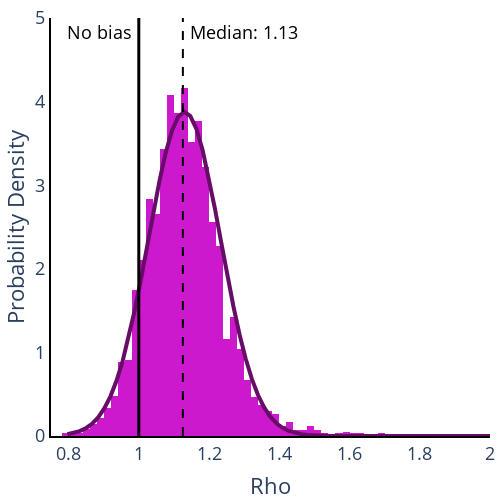

Write notebook code for a chart like this one.
### Code cell
'''FIGURES'''

# import the data, convert
#df_eps_rho_chetty = pd.read_csv('EpsRhoCalcs.csv')[['county', 'county_name', 'exposure_grp_mem_county', 'exposure_grp_mem_high_county', 'bias_grp_mem_county', 'bias_grp_mem_high_county', 'Epsilon', 'EpsilonHigh', 'Rho', 'RhoHigh']].dropna()
#df_eps_rho_chetty = df_eps_rho_chetty.apply(pd.to_numeric, errors='ignore')


vars = ['Epsilon', 'Rho']# 'EpsilonHigh', 'Rho', 'RhoHigh']
figs = []
titles = []

for var in vars:
    # Winsorize at the 0.5% level
    qabove = df_eps_rho_chetty[var].quantile(0.005)
    qbelow = df_eps_rho_chetty[var].quantile(0.995)
    print(qbelow, qabove)

    df_eps_rho_chetty_var = df_eps_rho_chetty[(df_eps_rho_chetty[var] >= df_eps_rho_chetty[var].quantile(0.005)) & (df_eps_rho_chetty[var] <= df_eps_rho_chetty[var].quantile(0.995))]


    #calculate mean and variance
    mu, std = norm.fit(df_eps_rho_chetty_var[var])

    # Shapiro Wilk test (want p<0.05)
    stat, p = shapiro(df_eps_rho_chetty_var[var])

    # count share below 1
    below_one_share = len([x for x in list(df_eps_rho_chetty_var[var]) if x < 1]) / len(list(df_eps_rho_chetty_var[var]))

    fig_title = f'{var} density plot<br>Winsorised at 0.5% level<br>Normal distribution: mean={round(mu,3)}, se={round(std, 3)}<br>Shapiro-Wilk stat and prob: {format(stat, ".3f")}, {"{:.1e}".format(p)}<br>Prob <1: {round(below_one_share, 3)}'

    # Create a histogram of the column
    fig = px.histogram(df_eps_rho_chetty, x=var, nbins=100, opacity=0.9, marginal=None, histnorm='probability density', width=600, height=600)#, color=df_eps_rho_chetty[var + 'Color'])

    # Add a normal distribution curve to the histogram
    x_axis = np.linspace(df_eps_rho_chetty[var].min(), df_eps_rho_chetty[var].max(), 100)
    y_axis = norm.pdf(x_axis, mu, std)
    curve = go.Scatter(x=x_axis, y=y_axis, mode='lines', line=dict(width=2, color='black'), name=f'Normal Distribution: ', showlegend=False)
    fig.add_trace(curve)

    figs.append(fig)
    titles.append(fig_title)

for var in vars:
    stat, p = shapiro(df_eps_rho_chetty[var])
    print(f'{var} has a SW stat of {format(stat, ".3f")} with p-value {"{:.1e}".format(p)}')

fig_eps_dist, fig_rho_dist = figs



# improve the exp distribution plot
fig_eps_dist.update_layout(    
    title = None, 
    font=dict(size = 18),
    xaxis_title = 'Epsilon', 
    yaxis_title = 'Probability Density',
    width = 500, height = 500,
    showlegend = True, 
    legend=dict(x=0.75,y=0.65),
    legend_title_text = '',
    xaxis_range = [0.25,4],
    yaxis_range = [0,1],
    margin=dict(b=5,l=5,r=5,t=5),
    xaxis = dict(showgrid = False, showline = True, linecolor = 'rgb(0,0,0)', linewidth = 2), 
    yaxis = dict(showgrid = False, showline = True, linecolor = 'rgb(0,0,0)', linewidth = 2),
    plot_bgcolor='rgba(0,0,0,0)')

fig_eps_dist.update_traces(marker=dict(color='rgb(0,200,50)'), selector=dict(type='histogram'))
fig_eps_dist.update_traces(line=dict(color='rgb(6, 52, 17)'), selector=dict(type='scatter'), line_width = 4)


eps_median = df_eps_rho_chetty['Epsilon'].median()

fig_eps_dist.add_vline(x=1, line=dict(color='black'), annotation_text = 'No bias ', annotation_position='top left', line_width=3, annotation_font_color='black')
fig_eps_dist.add_vline(x=eps_median, line=dict(color='black'), line_dash='dash', annotation_position='top right', line_width=2, annotation_text = f' Median: {round(eps_median, 2)}', annotation_font_color='black')


# improve the rho distribution plot
fig_rho_dist.update_layout(    
    title = None, 
    font=dict(size = 18),
    xaxis_title = 'Rho', 
    yaxis_title = 'Probability Density',
    width = 500, height = 500,
    showlegend = True, 
    legend=dict(x=0.75,y=0.65),
    legend_title_text = '',
    xaxis_range = [0.75,2],
    yaxis_range = [0,5],
    margin=dict(b=5,l=5,r=5,t=5),
    xaxis = dict(showgrid = False, showline = True, linecolor = 'rgb(0,0,0)', linewidth = 2), 
    yaxis = dict(showgrid = False, showline = True, linecolor = 'rgb(0,0,0)', linewidth = 2),
    plot_bgcolor='rgba(0,0,0,0)')

fig_rho_dist.update_traces(marker=dict(color='rgb(200,0,200)'), selector=dict(type='histogram'))
fig_rho_dist.update_traces(line=dict(color='rgb(103, 12, 103)'), selector=dict(type='scatter'), line_width = 4)


rho_median = df_eps_rho_chetty['Rho'].median()

fig_rho_dist.add_vline(x=1, line=dict(color='black'), annotation_text = 'No bias ', annotation_position='top left', line_width=3, annotation_font_color='black')
fig_rho_dist.add_vline(x=rho_median, line=dict(color='black'), line_dash='dash', annotation_position='top right', line_width=2, annotation_text = f' Median: {round(rho_median, 2)}', annotation_font_color='black')

### Figure 1 — Plotly figure (JSON) as saved in the notebook; plotly's stock layout.template omitted (floating-point values rounded to 4 significant figures; data arrays with more than 128 entries replaced by an {"elided": "..."} marker saying what was removed)
{"data": [{"alignmentgroup": "True", "bingroup": "x", "histnorm": "probability density", "hovertemplate": "Rho=%{x}<br>probability density=%{y}<extra></extra>", "legendgroup": "", "marker": {"color": "rgb(200,0,200)", "opacity": 0.9, "pattern": {"shape": ""}}, "name": "", "nbinsx": 100, "offsetgroup": "", "orientation": "v", "showlegend": false, "type": "histogram", "x": {"elided": "3012 float values"}, "xaxis": "x", "yaxis": "y"}, {"line": {"color": "rgb(103, 12, 103)", "width": 4}, "mode": "lines", "name": "Normal Distribution: ", "showlegend": false, "type": "scatter", "x": [0.7967, 0.8142, 0.8317, 0.8493, 0.8668, 0.8843, 0.9018, 0.9193, 0.9368, 0.9543, 0.9718, 0.9893, 1.007, 1.024, 1.042, 1.059, 1.077, 1.094, 1.112, 1.129, 1.147, 1.164, 1.182, 1.199, 1.217, 1.234, 1.252, 1.269, 1.287, 1.304, 1.322, 1.339, 1.357, 1.374, 1.392, 1.409, 1.427, 1.444, 1.462, 1.479, 1.497, 1.514, 1.532, 1.549, 1.567, 1.584, 1.602, 1.619, 1.637, 1.654, 1.672, 1.689, 1.707, 1.724, 1.742, 1.759, 1.777, 1.794, 1.812, 1.829, 1.847, 1.864, 1.882, 1.899, 1.917, 1.935, 1.952, 1.97, 1.987, 2.005, 2.022, 2.04, 2.057, 2.075, 2.092, 2.11, 2.127, 2.145, 2.162, 2.18, 2.197, 2.215, 2.232, 2.25, 2.267, 2.285, 2.302, 2.32, 2.337, 2.355, 2.372, 2.39, 2.407, 2.425, 2.442, 2.46, 2.477, 2.495, 2.512, 2.53], "y": [0.02032, 0.03477, 0.05778, 0.09329, 0.1463, 0.223, 0.33, 0.4746, 0.663, 0.8997, 1.186, 1.519, 1.89, 2.284, 2.682, 3.06, 3.39, 3.65, 3.817, 3.878, 3.827, 3.67, 3.418, 3.093, 2.719, 2.322, 1.926, 1.552, 1.215, 0.9242, 0.6828, 0.4901, 0.3418, 0.2315, 0.1523, 0.09739, 0.06048, 0.03649, 0.02139, 0.01218, 0.006736, 0.003619, 0.001889, 0.0009581, 0.000472, 0.0002259, 0.000105, 4.744e-05, 2.081e-05, 8.872e-06, 3.674e-06, 1.478e-06, 5.775e-07, 2.192e-07, 8.086e-08, 2.897e-08, 1.008e-08, 3.409e-09, 1.12e-09, 3.574e-10, 1.108e-10, 3.336e-11, 9.76e-12, 2.774e-12, 7.659e-13, 2.054e-13, 5.353e-14, 1.355e-14, 3.332e-15, 7.959e-16, 1.847e-16, 4.164e-17, 9.121e-18, 1.941e-18, 4.011e-19, 8.054e-20, 1.571e-20, 2.977e-21, 5.481e-22, 9.801e-23, 1.703e-23, 2.874e-24, 4.712e-25, 7.506e-26, 1.161e-26, 1.746e-27, 2.55e-28, 3.617e-29, 4.985e-30, 6.673e-31, 8.68e-32, 1.097e-32, 1.346e-33, 1.605e-34, 1.859e-35, 2.092e-36, 2.288e-37, 2.429e-38, 2.507e-39, 2.512e-40]}], "layout": {"annotations": [{"font": {"color": "black"}, "showarrow": false, "text": "No bias ", "x": 1, "xanchor": "right", "xref": "x", "y": 1, "yanchor": "top", "yref": "y domain"}, {"font": {"color": "black"}, "showarrow": false, "text": " Median: 1.13", "x": 1.125, "xanchor": "left", "xref": "x", "y": 1, "yanchor": "top", "yref": "y domain"}], "barmode": "relative", "font": {"size": 18}, "height": 500, "legend": {"title": {"text": ""}, "tracegroupgap": 0, "x": 0.75, "y": 0.65}, "margin": {"b": 5, "l": 5, "r": 5, "t": 5}, "plot_bgcolor": "rgba(0,0,0,0)", "shapes": [{"line": {"color": "black", "width": 3}, "type": "line", "x0": 1, "x1": 1, "xref": "x", "y0": 0, "y1": 1, "yref": "y domain"}, {"line": {"color": "black", "dash": "dash", "width": 2}, "type": "line", "x0": 1.125, "x1": 1.125, "xref": "x", "y0": 0, "y1": 1, "yref": "y domain"}], "showlegend": true, "title": {}, "width": 500, "xaxis": {"anchor": "y", "domain": [0, 1], "linecolor": "rgb(0,0,0)", "linewidth": 2, "range": [0.75, 2], "showgrid": false, "showline": true, "title": {"text": "Rho"}}, "yaxis": {"anchor": "x", "domain": [0, 1], "linecolor": "rgb(0,0,0)", "linewidth": 2, "range": [0, 5], "showgrid": false, "showline": true, "title": {"text": "Probability Density"}}}}
